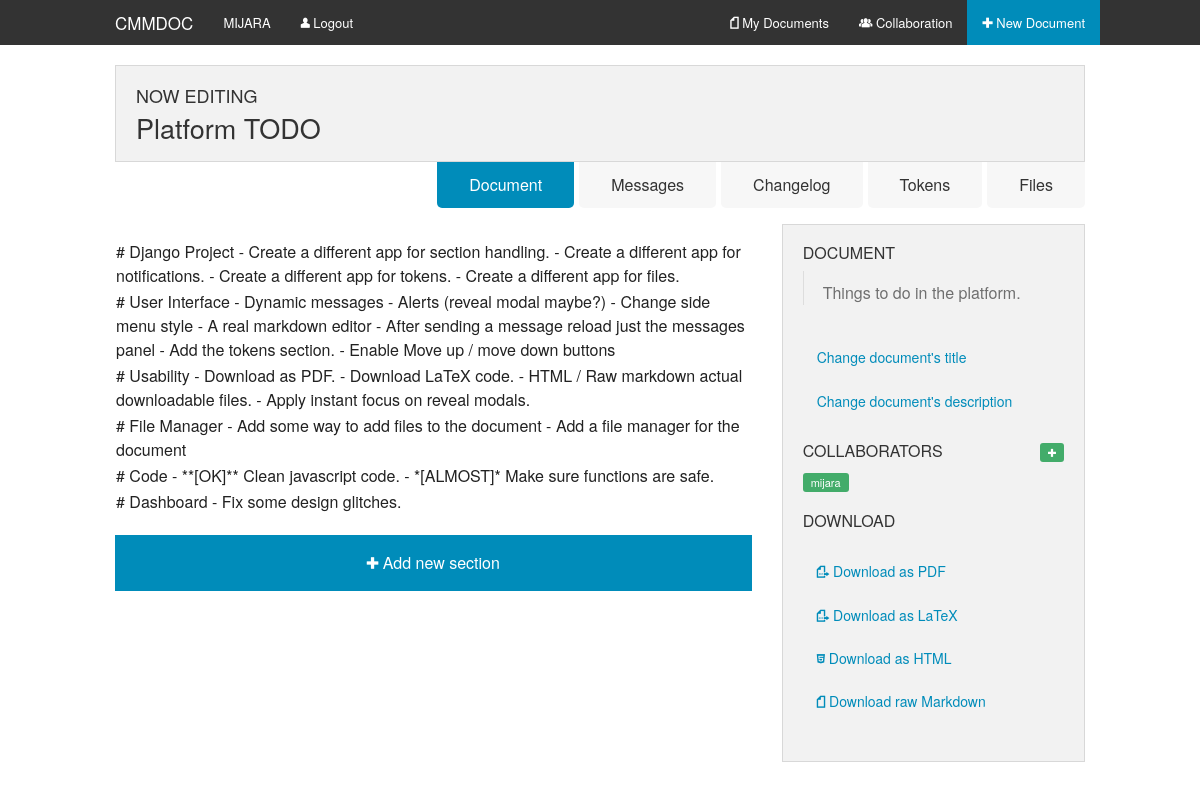
The page /document/1 (signed in) on the database its author committed.
### edit/models.py (models this page shows, shortened)
class Document(models.Model):
    title = models.CharField(max_length=256)
    description = models.CharField(max_length=256)
    create_time = models.DateTimeField(auto_now_add=True)
    last_modified = models.DateTimeField(auto_now=True)
    owner = models.ForeignKey(User, related_name='document_owner')
    users = models.ManyToManyField(User)
    def has_user(self, user):
        return self.owner == user or user in self.users.all()

class Section(models.Model):
    document = models.ForeignKey(Document)
    content = models.TextField()
    owner = models.ForeignKey(User, related_name='section_owner')
    position = models.IntegerField(default=0)
    last_modified = models.DateTimeField(auto_now=True)
    message = models.CharField(max_length=256, blank=True)
    modifier = models.ForeignKey(User, null=True)
    editing = models.ForeignKey(User, null=True, blank=True, related_name='editing_user')
    class Meta:
        ordering = ['-document_id', 'position']

### edit/views.py (the view)
@decorators.belongs_to_document
@login_required(login_url=dashboard.views.login)
def index(request, document_id):
    document = get_object_or_404(models.Document, id=document_id)
    return render(request, 'edit/index.html', {
        'document': document,
        'sections': document.section_set.all(),
        'messages': [message for message in document.message_set.all()[:10]][-1::-1],
        'notifications': document.changenotification_set.all()
    })

### cmdoc/templates/edit/index.html (shortened to what this page needs)
{% extends 'base.html' %}
{% load staticfiles %}
{% load markup %}
{% block content %}
<div class="row">
    <div class="document-title large-12 columns">
        <div class="panel">
            <h5 class="uppercase">Now editing</h5>
            <h3>{{ document.title }}</h3>
        </div>
    </div>
</div>
<div class="row">
    <div class="large-12 columns document-tabs">
        <ul class="tabs right"  data-options="deep_linking:true; scroll_to_content: false" data-tab>
            <li class="tab-title active" role="presentation"><a href="#documents" role="tab" tabindex="0" aria-selected="true" aria-controls="documents">Document</a></li>
            <li class="tab-title" role="presentation"><a href="#messages" role="tab" tabindex="0" aria-selected="false" aria-controls="messages">Messages</a></li>
            <li class="tab-title" role="presentation"><a href="#changelog" role="tab" tabindex="0" aria-selected="false" aria-controls="changelog">Changelog</a></li>
            <li class="tab-title" role="presentation"><a href="#tokens" role="tab" tabindex="0" aria-selected="false" aria-controls="tokens">Tokens</a></li>
            <li class="tab-title" role="presentation"><a href="#files" role="tab" tabindex="0" aria-selected="false" aria-controls="files">Files</a></li>
        </ul>
    </div>
</div>
<div class="row">
    <div class="large-8 columns">
        <div class="tabs-content">
            <section aria-hidden="false" class="content active" id="documents">
                <div id="sections">
                    {% include 'edit/sections.html' %}
                </div>
                <button id="add-section" class="expand"><i class="fi-plus"></i> Add new section</button>
            </section>
        </div>
    </div>
    <div class="large-4 columns">
        <div class="panel">
            <h6 class="uppercase">Document</h6>
            <blockquote>{{ document.description }}</blockquote>
            <ul class="side-nav">
                <li><a href="#" data-reveal-id="change-title">Change document's title</a></li>
                <li><a href="#" data-reveal-id="change-description">Change document's description</a></li>
            </ul>
            <h6 class="uppercase">
                Collaborators
                {% if document.owner == request.user %}
                <span class="right">
                    <a data-reveal-id="add-collaborator" class="label success radius">
                        <i class="fi-plus"></i>
                    </a>
                </span>
                {% endif %}
            </h6>
            <div>
                <span class="label success radius">{{ document.owner.username }}</span>
            </div>
            <h6 class="uppercase">Download</h6>
            <ul class="side-nav">
                <li><a href="#"><i class="fi-page-export-pdf"></i> Download as PDF</a></li>
                <li><a href="#"><i class="fi-page-export-doc"></i> Download as LaTeX</a></li>
                <li>
                    <a target="_blank" href="{% url 'edit:render_html' document.id %}">
                        <i class="fi-html5"></i> Download as HTML
                    </a>
                </li>
                <li>
                    <a target="_blank" href="{% url 'edit:render_raw' document.id %}">
                        <i class="fi-page"></i> Download raw Markdown
                    </a>
                </li>
            </ul>
        </div>
    </div>
</div>
{% endblock %}

### cmdoc/templates/base.html (shortened to what this page needs)
{% load staticfiles %}
<!doctype html>
<html class="no-js" lang="en">
<head>
    <link rel="stylesheet" href="{% static 'css/foundation.css' %}"/>
    <link rel="stylesheet" href="{% static 'icons/foundation-icons.css' %}"/>
    <link rel="stylesheet" href="{% static 'css/base.css' %}"/>
</head>
<body>
<div class="contain-to-grid sticky fixed">
    <nav class="top-bar" data-topbar role="navigation">
        <ul class="title-area">
            <li class="name">
                <h1><a href="{% url 'dashboard:dashboard' %}">CMMDOC</a></h1>
            </li>
        </ul>
        <section class="top-bar-section">
            <ul class="left">
                {% if not user.is_authenticated %}
                <li><a href="{% url 'dashboard:login' %}"><i class="step fi-torso size-14"></i> Login</a></li>
                {% else %}
                <li><a class="uppercase">{{ user.username }}</a></li>
                <li><a href="{% url 'dashboard:logout' %}"><i class="step fi-torso size-14"></i> Logout</a></li>
                {% endif %}
            </ul>
        {% if user.is_authenticated %}
            <ul class="right">
                <li><a href="{% url 'dashboard:documents' %}"><i class="step fi-page size-14"></i> My Documents</a></li>
                <li><a href="{% url 'dashboard:collaboration' %}"><i class="step fi-torsos-all size-14"></i> Collaboration</a></li>
                <li class="active"><a href="{% url 'edit:new' %}"><i class="fi-plus size-14"></i> New Document</a></li>
            </ul>
        {% endif %}
        </section>
    </nav>
</div>
{% block content %}
{% endblock %}
</body>
</html>

### cmdoc/templates/edit/sections.html (shortened to what this page needs)
{% load markup %}
{% for section in sections %}
    <div id="sec-{{ section.id }}" class="section" data-position="{{ section.position }}" data-id="{{ section.id }}" data-edit-url="{% url 'section:update' document.id section.id %}">
        {{ section.content | markdown:'safe' }}
    </div>
{% endfor %}

### static/css/base.css (style rules this page uses)
.size-14 { font-size: 14px; }
.uppercase { text-transform: uppercase !important; }
.section { border: 1px dashed #ffffff; padding-left: 5px; margin-left: -5px; padding-right: 5px; margin-right: -5px; border-radius: 5px; }
.document-title { margin-bottom: -20px !important; }
.document-tabs { margin-top: 0 !important; }
.tab-title a { outline: none; background-color: #f7f7f7 !important; color: #333 !important; padding-bottom: 10px !important; padding-top: 10px !important; margin-bottom: 16px; margin-left: 5px; border-radius: 0 0 5px 5px; }
.tab-title.active a { background-color: #008CBA !important; color: #ffffff !important; }

### rows shown on the page
Document: title "Platform TODO", description "Things to do in the platform.", owner.username "mijara"
Section: content "# Django Project - Create a different app for section handling. - Create a different app for notifications. - Create a different app for tokens. - Create a different app for files."
Section: content "# User Interface - Dynamic messages - Alerts (reveal modal maybe?) - Change side menu style - A real markdown editor - After sending a message reload just the messages panel - Add the tokens section. - Enable Move up / move down buttons"
Section: content "# Usability - Download as PDF. - Download LaTeX code. - HTML / Raw markdown actual downloadable files. - Apply instant focus on reveal modals."
Section: content "# File Manager - Add some way to add files to the document - Add a file manager for the document"
Section: content "# Code - **[OK]** Clean javascript code. - *[ALMOST]* Make sure functions are safe."
Section: content "# Dashboard - Fix some design glitches."

### other values the page prints
{{ user.username }} "MIJARA"
